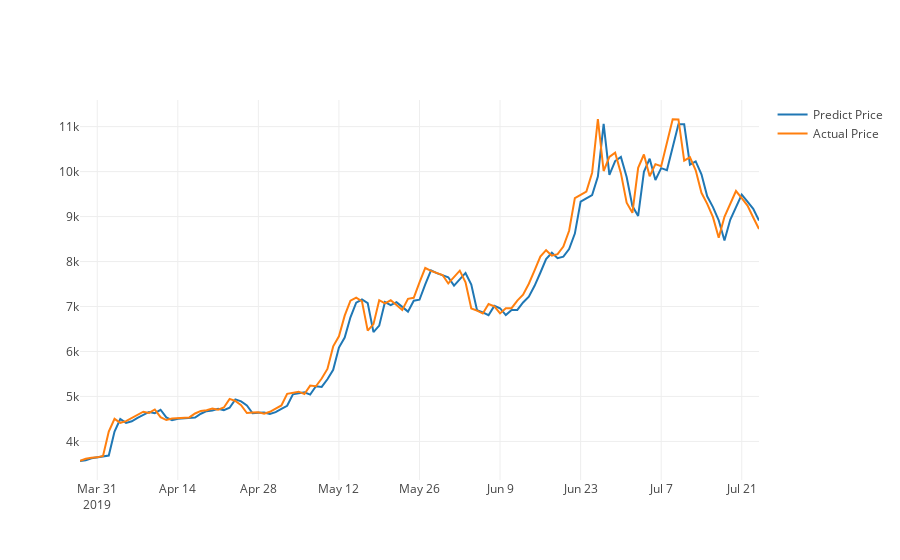

This figure's notebook cell:
### Markdown cell above
We plot predicted and actual line graph with _X=dates_, _Y=EUR_:

### Code cell
actual_chart = go.Scatter(x=predictDates, y=testY_reshape, name= 'Actual Price')
predict_chart = go.Scatter(x=predictDates, y=yhat_reshape, name= 'Predict Price')
plotly.offline.iplot([predict_chart, actual_chart])
